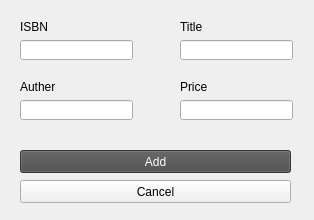
<?xml version="1.0" encoding="UTF-8"?>
<ui version="4.0">
 <class>Form</class>
 <widget class="QWidget" name="Form">
  <property name="geometry">
   <rect>
    <x>0</x>
    <y>0</y>
    <width>314</width>
    <height>220</height>
   </rect>
  </property>
  <property name="windowTitle">
   <string>Form</string>
  </property>
  <widget class="QLabel" name="label">
   <property name="geometry">
    <rect>
     <x>20</x>
     <y>20</y>
     <width>47</width>
     <height>13</height>
    </rect>
   </property>
   <property name="text">
    <string>ISBN</string>
   </property>
  </widget>
  <widget class="QLineEdit" name="ISBNInput">
   <property name="geometry">
    <rect>
     <x>20</x>
     <y>40</y>
     <width>113</width>
     <height>20</height>
    </rect>
   </property>
  </widget>
  <widget class="QLabel" name="label_2">
   <property name="geometry">
    <rect>
     <x>20</x>
     <y>80</y>
     <width>47</width>
     <height>13</height>
    </rect>
   </property>
   <property name="text">
    <string>Auther</string>
   </property>
  </widget>
  <widget class="QLineEdit" name="autherInput">
   <property name="geometry">
    <rect>
     <x>20</x>
     <y>100</y>
     <width>113</width>
     <height>20</height>
    </rect>
   </property>
  </widget>
  <widget class="QLabel" name="label_3">
   <property name="geometry">
    <rect>
     <x>180</x>
     <y>20</y>
     <width>47</width>
     <height>13</height>
    </rect>
   </property>
   <property name="text">
    <string>Title</string>
   </property>
  </widget>
  <widget class="QLineEdit" name="titleInput">
   <property name="geometry">
    <rect>
     <x>180</x>
     <y>40</y>
     <width>113</width>
     <height>20</height>
    </rect>
   </property>
  </widget>
  <widget class="QLabel" name="label_4">
   <property name="geometry">
    <rect>
     <x>180</x>
     <y>80</y>
     <width>47</width>
     <height>13</height>
    </rect>
   </property>
   <property name="text">
    <string>Price</string>
   </property>
  </widget>
  <widget class="QLineEdit" name="priceInput">
   <property name="geometry">
    <rect>
     <x>180</x>
     <y>100</y>
     <width>113</width>
     <height>20</height>
    </rect>
   </property>
  </widget>
  <widget class="QPushButton" name="cancelBtn">
   <property name="geometry">
    <rect>
     <x>20</x>
     <y>180</y>
     <width>271</width>
     <height>23</height>
    </rect>
   </property>
   <property name="text">
    <string>Cancel</string>
   </property>
  </widget>
  <widget class="QPushButton" name="addBtn">
   <property name="geometry">
    <rect>
     <x>20</x>
     <y>150</y>
     <width>271</width>
     <height>23</height>
    </rect>
   </property>
   <property name="styleSheet">
    <string notr="true">background-color: rgb(75, 75, 75);
color: rgb(253, 253, 253);</string>
   </property>
   <property name="text">
    <string>Add</string>
   </property>
  </widget>
 </widget>
 <resources/>
 <connections/>
</ui>
